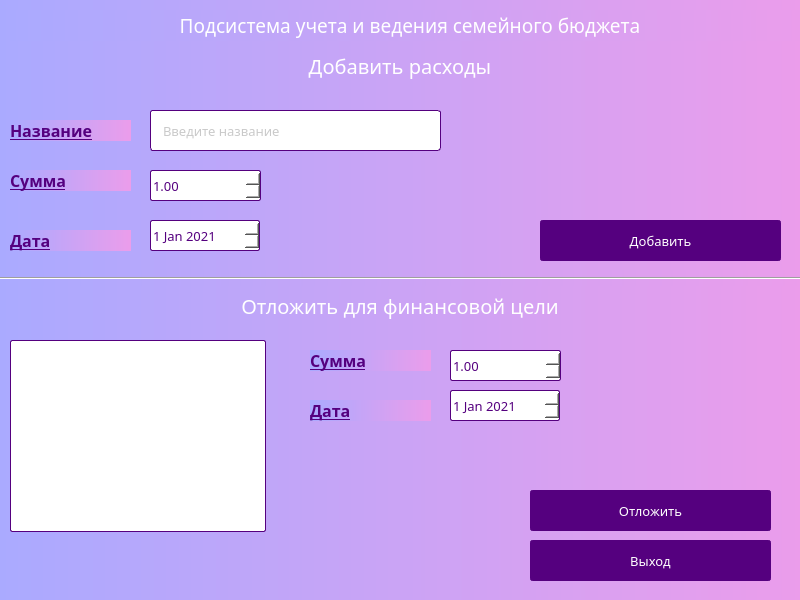
<?xml version="1.0" encoding="UTF-8"?>
<ui version="4.0">
 <class>Dialog</class>
 <widget class="QDialog" name="Dialog">
  <property name="geometry">
   <rect>
    <x>0</x>
    <y>0</y>
    <width>800</width>
    <height>600</height>
   </rect>
  </property>
  <property name="minimumSize">
   <size>
    <width>800</width>
    <height>600</height>
   </size>
  </property>
  <property name="maximumSize">
   <size>
    <width>800</width>
    <height>600</height>
   </size>
  </property>
  <property name="font">
   <font>
    <family>Century Gothic</family>
    <pointsize>10</pointsize>
   </font>
  </property>
  <property name="windowTitle">
   <string>Dialog</string>
  </property>
  <property name="styleSheet">
   <string notr="true">background-color: qlineargradient(spread:pad, x1:0, y1:0, x2:1, y2:0, stop:0 rgb(170, 170, 255), stop:1 rgb(235, 157, 235));</string>
  </property>
  <widget class="QLabel" name="label">
   <property name="geometry">
    <rect>
     <x>10</x>
     <y>10</y>
     <width>800</width>
     <height>31</height>
    </rect>
   </property>
   <property name="minimumSize">
    <size>
     <width>800</width>
     <height>0</height>
    </size>
   </property>
   <property name="maximumSize">
    <size>
     <width>800</width>
     <height>16777215</height>
    </size>
   </property>
   <property name="font">
    <font>
     <family>Century Gothic</family>
     <pointsize>14</pointsize>
    </font>
   </property>
   <property name="styleSheet">
    <string notr="true">color: rgb(255, 255, 255);</string>
   </property>
   <property name="frameShadow">
    <enum>QFrame::Plain</enum>
   </property>
   <property name="text">
    <string>Подсистема учета и ведения семейного бюджета</string>
   </property>
   <property name="alignment">
    <set>Qt::AlignCenter</set>
   </property>
  </widget>
  <widget class="QLabel" name="label_2">
   <property name="geometry">
    <rect>
     <x>0</x>
     <y>50</y>
     <width>800</width>
     <height>31</height>
    </rect>
   </property>
   <property name="minimumSize">
    <size>
     <width>800</width>
     <height>0</height>
    </size>
   </property>
   <property name="maximumSize">
    <size>
     <width>800</width>
     <height>16777215</height>
    </size>
   </property>
   <property name="font">
    <font>
     <family>Century Gothic</family>
     <pointsize>15</pointsize>
    </font>
   </property>
   <property name="styleSheet">
    <string notr="true">color: rgb(255, 255, 255);</string>
   </property>
   <property name="frameShadow">
    <enum>QFrame::Plain</enum>
   </property>
   <property name="text">
    <string>Добавить расходы</string>
   </property>
   <property name="alignment">
    <set>Qt::AlignCenter</set>
   </property>
  </widget>
  <widget class="Line" name="line">
   <property name="geometry">
    <rect>
     <x>0</x>
     <y>270</y>
     <width>801</width>
     <height>16</height>
    </rect>
   </property>
   <property name="orientation">
    <enum>Qt::Horizontal</enum>
   </property>
  </widget>
  <widget class="QLabel" name="label_3">
   <property name="geometry">
    <rect>
     <x>0</x>
     <y>290</y>
     <width>800</width>
     <height>31</height>
    </rect>
   </property>
   <property name="minimumSize">
    <size>
     <width>800</width>
     <height>0</height>
    </size>
   </property>
   <property name="maximumSize">
    <size>
     <width>800</width>
     <height>16777215</height>
    </size>
   </property>
   <property name="font">
    <font>
     <family>Century Gothic</family>
     <pointsize>15</pointsize>
    </font>
   </property>
   <property name="styleSheet">
    <string notr="true">color: rgb(255, 255, 255);</string>
   </property>
   <property name="frameShadow">
    <enum>QFrame::Plain</enum>
   </property>
   <property name="text">
    <string>Отложить для финансовой цели</string>
   </property>
   <property name="alignment">
    <set>Qt::AlignCenter</set>
   </property>
  </widget>
  <widget class="QLineEdit" name="inputName">
   <property name="geometry">
    <rect>
     <x>150</x>
     <y>110</y>
     <width>291</width>
     <height>41</height>
    </rect>
   </property>
   <property name="font">
    <font>
     <family>Century Gothic</family>
     <pointsize>10</pointsize>
     <italic>false</italic>
     <underline>false</underline>
     <kerning>true</kerning>
    </font>
   </property>
   <property name="toolTip">
    <string>&lt;html&gt;&lt;head/&gt;&lt;body&gt;&lt;p&gt;&lt;br/&gt;&lt;/p&gt;&lt;/body&gt;&lt;/html&gt;</string>
   </property>
   <property name="styleSheet">
    <string notr="true">QLineEdit{
	border-radius: 3px;
	background-color:rgb(255, 255, 255);
	border:  1px solid rgb(85, 0, 127);
	color:rgb(148, 148, 148);
	padding-left: 10px;
}

QLineEdit::hover{
	border:  1px solid rgb(147, 0, 221);
}</string>
   </property>
   <property name="inputMask">
    <string/>
   </property>
   <property name="frame">
    <bool>true</bool>
   </property>
   <property name="alignment">
    <set>Qt::AlignLeading|Qt::AlignLeft|Qt::AlignVCenter</set>
   </property>
   <property name="placeholderText">
    <string>Введите название</string>
   </property>
  </widget>
  <widget class="QLabel" name="label_4">
   <property name="geometry">
    <rect>
     <x>10</x>
     <y>120</y>
     <width>121</width>
     <height>21</height>
    </rect>
   </property>
   <property name="font">
    <font>
     <family>Century Gothic</family>
     <pointsize>12</pointsize>
     <weight>75</weight>
     <bold>true</bold>
     <underline>true</underline>
    </font>
   </property>
   <property name="styleSheet">
    <string notr="true">color: rgb(85, 0, 127);</string>
   </property>
   <property name="text">
    <string>Название</string>
   </property>
  </widget>
  <widget class="QDoubleSpinBox" name="inputSum">
   <property name="geometry">
    <rect>
     <x>150</x>
     <y>170</y>
     <width>111</width>
     <height>31</height>
    </rect>
   </property>
   <property name="font">
    <font>
     <family>Century Gothic</family>
     <pointsize>10</pointsize>
    </font>
   </property>
   <property name="styleSheet">
    <string notr="true">background-color: rgb(255, 255, 255);
color: rgb(85, 0, 127);
border-radius: 2px;
border:  1px solid rgb(85, 0, 127);</string>
   </property>
   <property name="minimum">
    <double>1.000000000000000</double>
   </property>
   <property name="maximum">
    <double>5000.000000000000000</double>
   </property>
  </widget>
  <widget class="QLabel" name="label_5">
   <property name="geometry">
    <rect>
     <x>10</x>
     <y>170</y>
     <width>121</width>
     <height>21</height>
    </rect>
   </property>
   <property name="font">
    <font>
     <family>Century Gothic</family>
     <pointsize>12</pointsize>
     <weight>75</weight>
     <bold>true</bold>
     <underline>true</underline>
    </font>
   </property>
   <property name="styleSheet">
    <string notr="true">color: rgb(85, 0, 127);</string>
   </property>
   <property name="text">
    <string>Сумма</string>
   </property>
  </widget>
  <widget class="QLabel" name="label_6">
   <property name="geometry">
    <rect>
     <x>10</x>
     <y>230</y>
     <width>121</width>
     <height>21</height>
    </rect>
   </property>
   <property name="font">
    <font>
     <family>Century Gothic</family>
     <pointsize>12</pointsize>
     <weight>75</weight>
     <bold>true</bold>
     <underline>true</underline>
    </font>
   </property>
   <property name="styleSheet">
    <string notr="true">color: rgb(85, 0, 127);</string>
   </property>
   <property name="text">
    <string>Дата</string>
   </property>
  </widget>
  <widget class="QDateEdit" name="inputDate">
   <property name="geometry">
    <rect>
     <x>150</x>
     <y>220</y>
     <width>110</width>
     <height>31</height>
    </rect>
   </property>
   <property name="font">
    <font>
     <family>Century Gothic</family>
     <pointsize>10</pointsize>
    </font>
   </property>
   <property name="styleSheet">
    <string notr="true">background-color: rgb(255, 255, 255);
color: rgb(85, 0, 127);
border-radius: 2px;
border:  1px solid rgb(85, 0, 127);</string>
   </property>
   <property name="date">
    <date>
     <year>2021</year>
     <month>1</month>
     <day>1</day>
    </date>
   </property>
  </widget>
  <widget class="QPushButton" name="addBtn">
   <property name="geometry">
    <rect>
     <x>540</x>
     <y>220</y>
     <width>241</width>
     <height>41</height>
    </rect>
   </property>
   <property name="font">
    <font>
     <family>Century Gothic</family>
     <pointsize>10</pointsize>
    </font>
   </property>
   <property name="styleSheet">
    <string notr="true">QPushButton{
	background-color:rgb(85, 0, 127);
border-radius: 3px;
border: 2px solid rgb(85, 0, 127);
color:rgb(255, 255, 255);
}

QPushButton::hover{
	background-color: rgb(108, 0, 162);
	border: 2px solid rgb(108, 0, 162);
}

QPushButton::pressed{
	background-color:rgb(129, 0, 193);
	border-bottom: 2px solid rgb(129, 0, 193);
	border-leftt:  2px solid rgb(129, 0, 193);
	border-right:  2px solid rgb(129, 0, 193);
}


</string>
   </property>
   <property name="text">
    <string>Добавить</string>
   </property>
  </widget>
  <widget class="QPushButton" name="quitBtn">
   <property name="geometry">
    <rect>
     <x>530</x>
     <y>540</y>
     <width>241</width>
     <height>41</height>
    </rect>
   </property>
   <property name="font">
    <font>
     <family>Century Gothic</family>
     <pointsize>10</pointsize>
    </font>
   </property>
   <property name="styleSheet">
    <string notr="true">QPushButton{
background-color:rgb(85, 0, 127);
border-radius: 3px;
border: 2px solid rgb(85, 0, 127);
color:rgb(255, 255, 255);
}

QPushButton::hover{
	background-color: rgb(108, 0, 162);
	border: 2px solid rgb(108, 0, 162);
}

QPushButton::pressed{
	background-color:rgb(129, 0, 193);
	border-bottom: 2px solid rgb(129, 0, 193);
	border-leftt:  2px solid rgb(129, 0, 193);
	border-right:  2px solid rgb(129, 0, 193);
}


</string>
   </property>
   <property name="text">
    <string>Выход</string>
   </property>
  </widget>
  <widget class="QListWidget" name="listOfAims">
   <property name="geometry">
    <rect>
     <x>10</x>
     <y>340</y>
     <width>256</width>
     <height>192</height>
    </rect>
   </property>
   <property name="font">
    <font>
     <family>Century Gothic</family>
     <pointsize>9</pointsize>
    </font>
   </property>
   <property name="styleSheet">
    <string notr="true">background-color: rgb(255, 255, 255);
border: 1px solid rgb(85, 0, 127);
border-radius: 2px;
color: rgb(85, 0, 127);</string>
   </property>
  </widget>
  <widget class="QLabel" name="label_7">
   <property name="geometry">
    <rect>
     <x>310</x>
     <y>350</y>
     <width>121</width>
     <height>21</height>
    </rect>
   </property>
   <property name="font">
    <font>
     <family>Century Gothic</family>
     <pointsize>12</pointsize>
     <weight>75</weight>
     <bold>true</bold>
     <underline>true</underline>
    </font>
   </property>
   <property name="styleSheet">
    <string notr="true">color: rgb(85, 0, 127);</string>
   </property>
   <property name="text">
    <string>Сумма</string>
   </property>
  </widget>
  <widget class="QDoubleSpinBox" name="inputSum2">
   <property name="geometry">
    <rect>
     <x>450</x>
     <y>350</y>
     <width>111</width>
     <height>31</height>
    </rect>
   </property>
   <property name="font">
    <font>
     <family>Century Gothic</family>
     <pointsize>10</pointsize>
    </font>
   </property>
   <property name="styleSheet">
    <string notr="true">background-color: rgb(255, 255, 255);
color: rgb(85, 0, 127);
border-radius: 2px;
border:  1px solid rgb(85, 0, 127);</string>
   </property>
   <property name="minimum">
    <double>1.000000000000000</double>
   </property>
   <property name="maximum">
    <double>5000.000000000000000</double>
   </property>
  </widget>
  <widget class="QPushButton" name="saveMoneyBtn">
   <property name="geometry">
    <rect>
     <x>530</x>
     <y>490</y>
     <width>241</width>
     <height>41</height>
    </rect>
   </property>
   <property name="font">
    <font>
     <family>Century Gothic</family>
     <pointsize>10</pointsize>
    </font>
   </property>
   <property name="styleSheet">
    <string notr="true">QPushButton{
	background-color:rgb(85, 0, 127);
border-radius: 3px;
border: 2px solid rgb(85, 0, 127);
color:rgb(255, 255, 255);
}

QPushButton::hover{
	background-color: rgb(108, 0, 162);
	border: 2px solid rgb(108, 0, 162);
}

QPushButton::pressed{
	background-color:rgb(129, 0, 193);
	border-bottom: 2px solid rgb(129, 0, 193);
	border-leftt:  2px solid rgb(129, 0, 193);
	border-right:  2px solid rgb(129, 0, 193);
}


</string>
   </property>
   <property name="text">
    <string>Отложить</string>
   </property>
  </widget>
  <widget class="QDateEdit" name="inputDate2">
   <property name="geometry">
    <rect>
     <x>450</x>
     <y>390</y>
     <width>110</width>
     <height>31</height>
    </rect>
   </property>
   <property name="font">
    <font>
     <family>Century Gothic</family>
     <pointsize>10</pointsize>
    </font>
   </property>
   <property name="styleSheet">
    <string notr="true">background-color: rgb(255, 255, 255);
color: rgb(85, 0, 127);
border-radius: 2px;
border:  1px solid rgb(85, 0, 127);</string>
   </property>
   <property name="date">
    <date>
     <year>2021</year>
     <month>1</month>
     <day>1</day>
    </date>
   </property>
  </widget>
  <widget class="QLabel" name="label_8">
   <property name="geometry">
    <rect>
     <x>310</x>
     <y>400</y>
     <width>121</width>
     <height>21</height>
    </rect>
   </property>
   <property name="font">
    <font>
     <family>Century Gothic</family>
     <pointsize>12</pointsize>
     <weight>75</weight>
     <bold>true</bold>
     <underline>true</underline>
    </font>
   </property>
   <property name="styleSheet">
    <string notr="true">color: rgb(85, 0, 127);</string>
   </property>
   <property name="text">
    <string>Дата</string>
   </property>
  </widget>
 </widget>
 <resources/>
 <connections/>
</ui>
